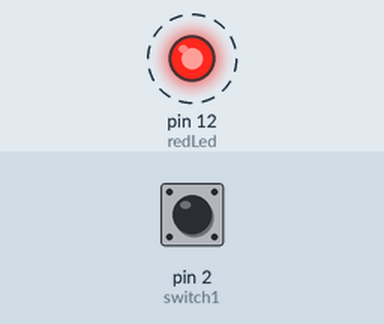
This sketch was run on a simulated Arduino Uno, built with avr-gcc and run on an emulated ATmega328P. Parts: output pins drawn as LEDs (lit = HIGH). Dashed ring = blinking. The test bench sets the inputs (shaded band); at power-on: pin 2 (switch1) HIGH.

Above: at 0.5 s.
Timing chart, 0 to 4.6 s (numbered marks = the images above):
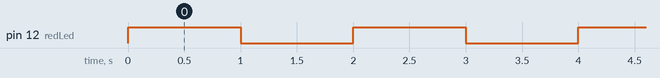

Measured:
- by itself, pin 12 (redLed): alternates HIGH for 1.0 s and LOW for 1.0 s

The sketch:

day03.ino
```cpp
// Day 03

int redLed = 12;
int switch1 = 2;

void setup() {
  // put your setup code here, to run once:
  pinMode(redLed, OUTPUT);
  pinMode(switch1, INPUT);
}

void loop() {
  // put your main code here, to run repeatedly:

  int switchVal = digitalRead(switch1);

  digitalWrite(redLed, switchVal);

  if (switchVal == LOW) {
    return;
  }

  delay(1000);

  int count = 10;

  for (int i = 0; i < count; i++) {

    digitalWrite(redLed, LOW);

    delay(100);
    digitalWrite(redLed, HIGH);
  }
}
```
